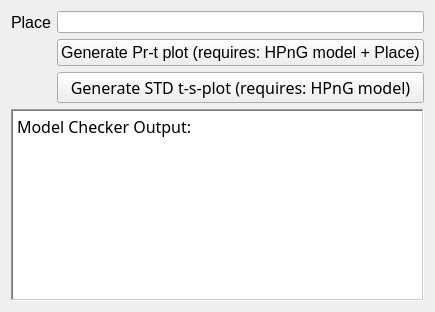
      <widget class="QWidget" name="MCTab">
       <property name="enabled">
        <bool>true</bool>
       </property>
       <attribute name="title">
        <string>Model Checker</string>
       </attribute>
       <layout class="QGridLayout" name="gridLayout_2">
        <item row="0" column="0">
         <widget class="QLabel" name="placeLabel">
          <property name="font">
           <font>
            <pointsize>12</pointsize>
           </font>
          </property>
          <property name="text">
           <string>Place</string>
          </property>
         </widget>
        </item>
        <item row="2" column="1">
         <widget class="QPushButton" name="generateSTD">
          <property name="enabled">
           <bool>true</bool>
          </property>
          <property name="font">
           <font>
            <family>Ubuntu Mono</family>
            <pointsize>12</pointsize>
            <weight>50</weight>
            <italic>false</italic>
            <bold>false</bold>
           </font>
          </property>
          <property name="text">
           <string>Generate STD t-s-plot (requires: HPnG model)</string>
          </property>
         </widget>
        </item>
        <item row="1" column="1">
         <widget class="QPushButton" name="generateProbFunc">
          <property name="enabled">
           <bool>true</bool>
          </property>
          <property name="font">
           <font>
            <pointsize>12</pointsize>
           </font>
          </property>
          <property name="text">
           <string>Generate Pr-t plot (requires: HPnG model + Place)</string>
          </property>
         </widget>
        </item>
        <item row="0" column="1">
         <widget class="QLineEdit" name="placeEdit"/>
        </item>
        <item row="3" column="0" colspan="2">
         <widget class="QTextEdit" name="outputEditor">
          <property name="enabled">
           <bool>true</bool>
          </property>
          <property name="font">
           <font>
            <family>Ubuntu Mono</family>
            <pointsize>12</pointsize>
            <weight>50</weight>
            <italic>false</italic>
            <bold>false</bold>
           </font>
          </property>
          <property name="frameShape">
           <enum>QFrame::WinPanel</enum>
          </property>
          <property name="frameShadow">
           <enum>QFrame::Sunken</enum>
          </property>
          <property name="html">
           <string>&lt;!DOCTYPE HTML PUBLIC &quot;-//W3C//DTD HTML 4.0//EN&quot; &quot;http://www.w3.org/TR/REC-html40/strict.dtd&quot;&gt;
&lt;html&gt;&lt;head&gt;&lt;meta name=&quot;qrichtext&quot; content=&quot;1&quot; /&gt;&lt;style type=&quot;text/css&quot;&gt;
p, li { white-space: pre-wrap; }
&lt;/style&gt;&lt;/head&gt;&lt;body style=&quot; font-family:'Ubuntu Mono'; font-size:12pt; font-weight:400; font-style:normal;&quot;&gt;
&lt;p style=&quot; margin-top:0px; margin-bottom:0px; margin-left:0px; margin-right:0px; -qt-block-indent:0; text-indent:0px;&quot;&gt;Model Checker Output:&lt;/p&gt;&lt;/body&gt;&lt;/html&gt;</string>
          </property>
         </widget>
        </item>
       </layout>
      </widget>
